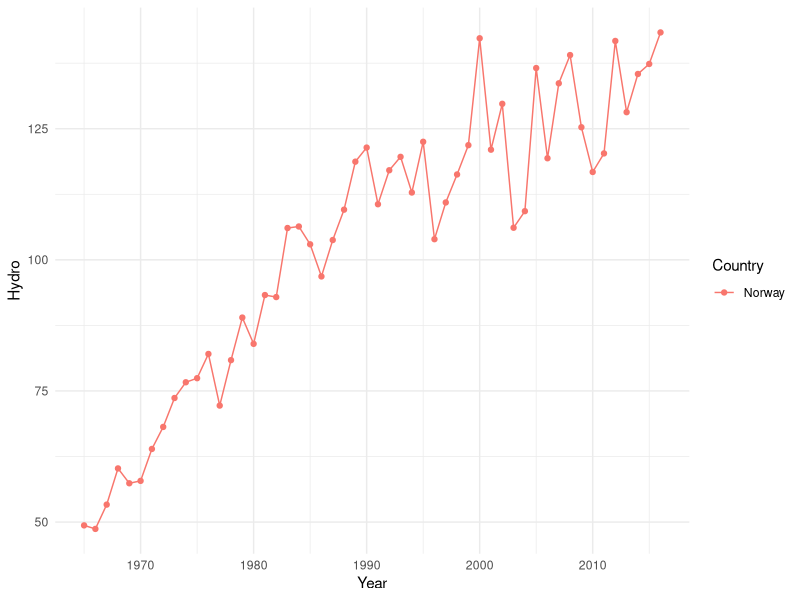
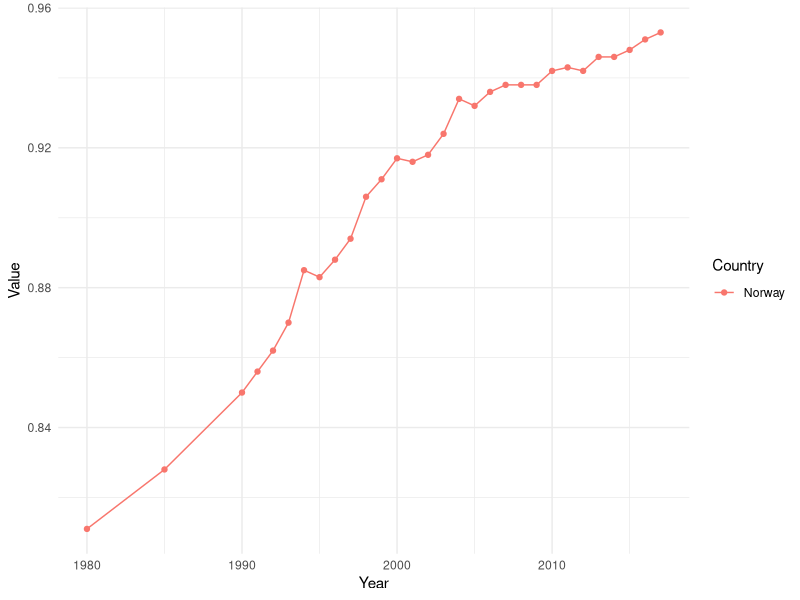
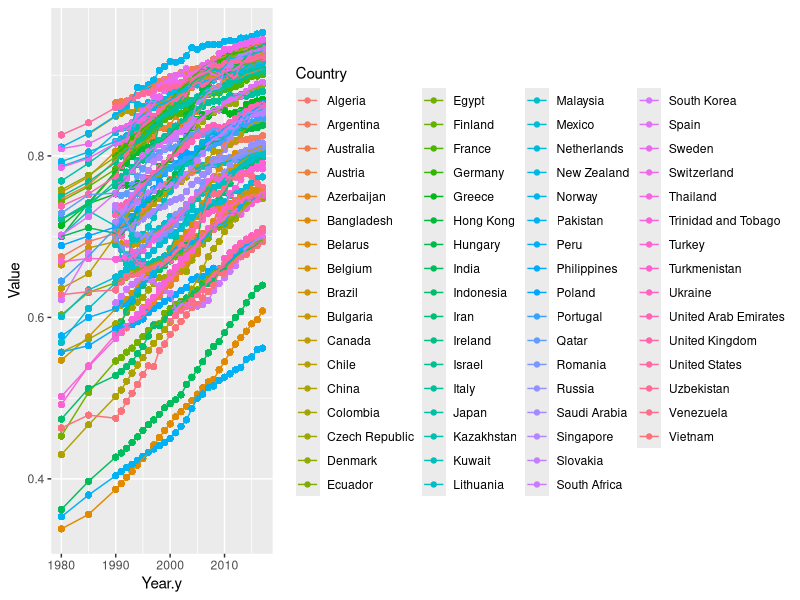

These figures' R source, in order:
## ---- chunk 1
knitr::opts_chunk$set(echo = TRUE)
## ---- chunk 2
rm(list = ls())

library(dplyr)
library(ggplot2)
library(tidyverse)

hdi <- read.csv("human-development-index.csv")
## ---- chunk 3
# Vi har 4 kolonner; Country, Value, Code og Year. hdi er hovedarkivet vårt.

hdi <- rename(hdi, "Country" = "Entity")
hdi <- rename(hdi, "Value" = "X..0.1..higher.values.are.better..")

norgeHdi <- hdi %>%
  filter(Country == "Norway")


## ---- chunk 4
#Laster opp og rydder renewable energy filen

energy <- read.csv("modern-renewable-energy-consumption.csv")
energy <- rename(energy, "Country" = "Entity")
energy <- rename(energy, "Hydro" = "Hydropower..terawatt.hours.")
energy <- rename(energy, "Wind" = "Wind..terawatt.hours.")
energy <- rename(energy, "Solar" = "Solar..terawatt.hours.")
energy <- rename(energy, "Other renewables" = "Other.renewables..modern.biofuels..geothermal..wave...tidal...terawatt.hours.")
## ---- chunk 5
#Eksempel med Norge
norgeEnergi <- energy %>%
  filter(Country == "Norway")


## ---- chunk 6
#Eksempel plot med norgeEnergi

norplotEnergy <- ggplot(norgeEnergi, aes(x = Year, y = Hydro, color = Country)) +
  geom_point() + 
  geom_line() +
  theme_minimal()
norplotEnergy

## ---- chunk 7
# Eksempel plot med norgeHdi

norplotHDI <- ggplot(norgeHdi, aes(x = Year, y = Value, color = Country)) +
  geom_point() + 
  geom_line() +
  theme_minimal()

norplotHDI
## ---- chunk 8
# Merger datasettene til et stort et. Kan være lurt å dele det inn i mindre kolonner og må få fikset dato.

totaldata <- merge(energy, hdi, by = "Country")

ggplot(totaldata, aes(x=Year.y, y=Value, color = Country))+
  geom_point()+
  geom_line()
  

## ---- chunk 9
#JOBB 1: fikse på kolonnene i totaldata og få sortert det.


## ---- chunk 10
#Jobb 2: finne korrelasjoner i ulike land / alle land mellom HDI og alt. energi.
## ---- chunk 11
#Jobb 3: Om vi finner noe interessant: Poengter det med grafer. F.eks: Hvis Norge har høy korrelasjon, hvis det med en graf. Forklar!


